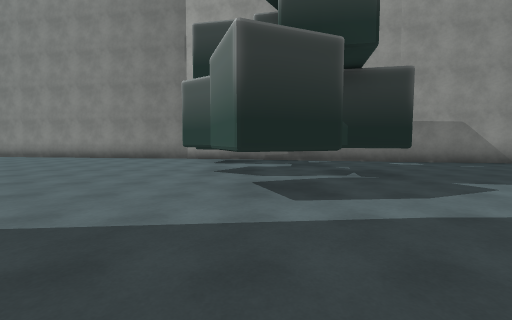
view 1 (above)

16 first-person views from a walk through a Unity game level. The camera is 1.4 m above the floor, tilts 4° down and sees 90° across. The floor is counted in squares, 2 m on a side. Each view is taken from the middle of a square. On the plan, view 1 faces up. The plan holds only what a view shows up to about 9 squares ahead; the rest is blank. The place goes on beyond the plan. Some surface patterns are stand-ins.

view 2
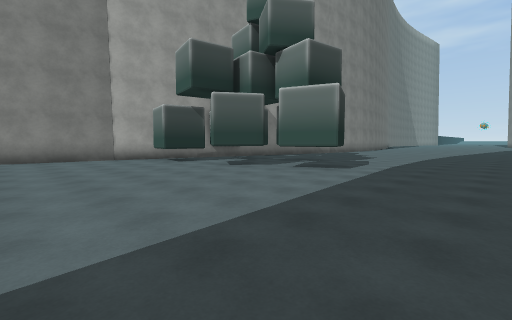

view 3
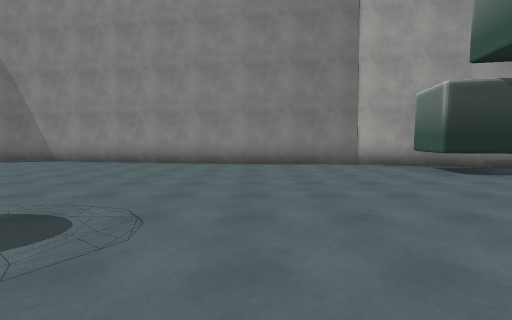

view 4
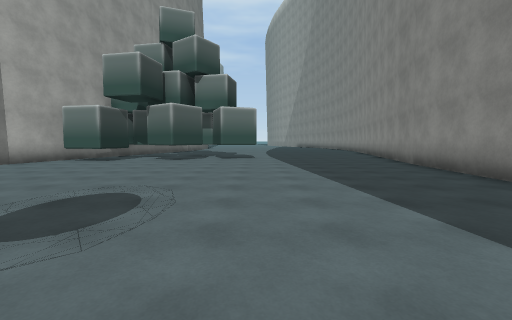

view 5
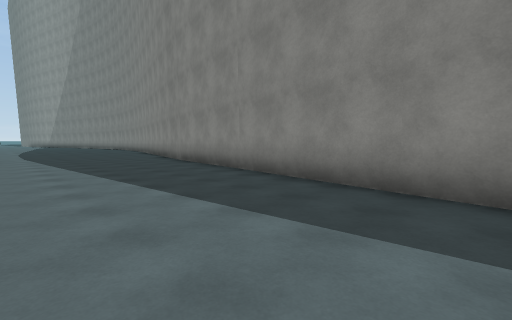

view 6
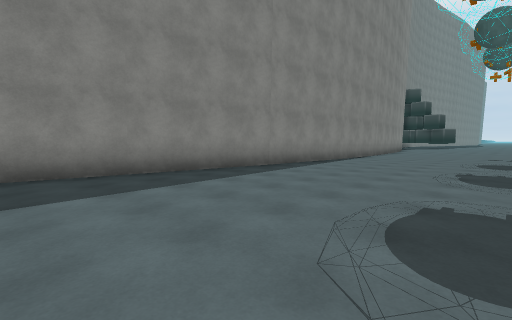

view 7
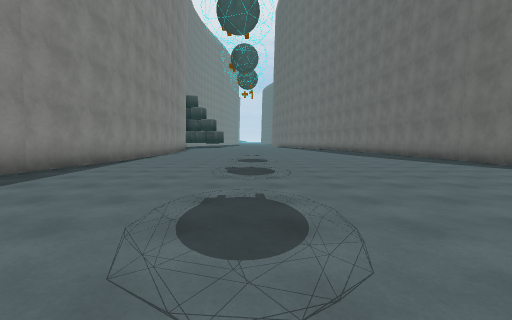

view 8
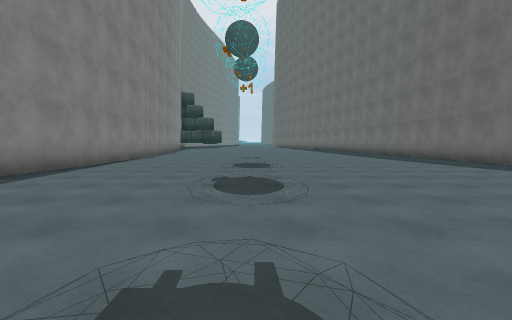

view 9
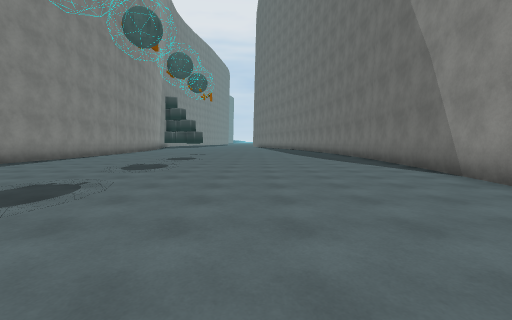

view 10
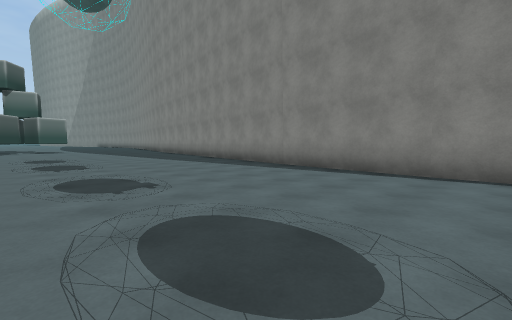

view 11
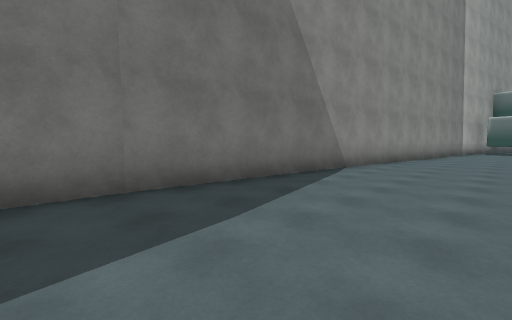

view 12
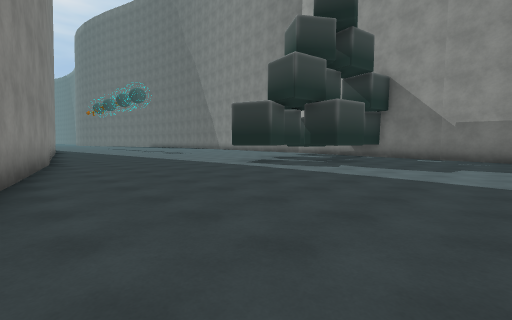

view 13
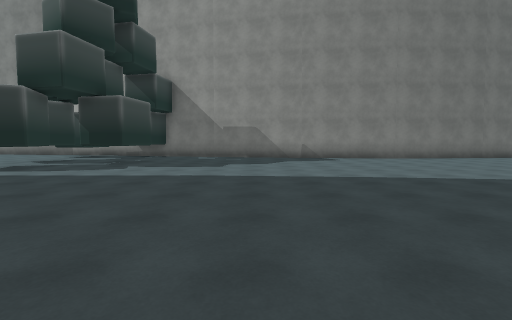

view 14
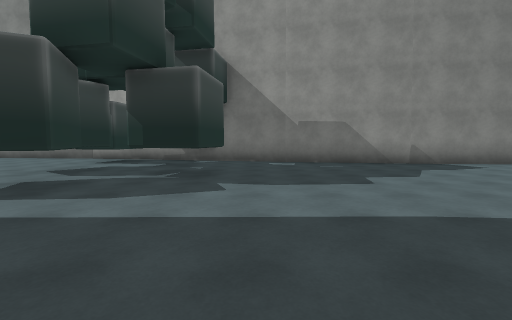

view 15
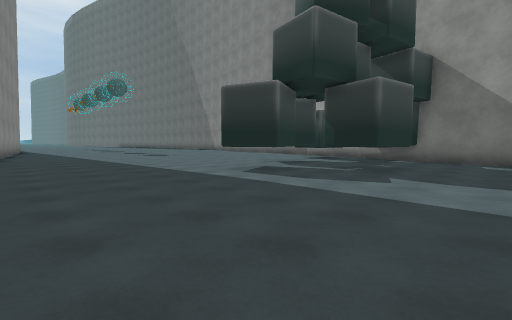

view 16
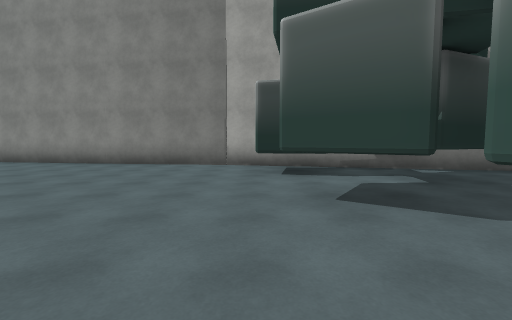

### Floor plan
Key: @ floor where view 1 was taken; # wall or solid block; . floor; T thing the floor can be seen under or through.
Columns run from 20 left of view 1 to 13 right of it. Each row starts with its distance up from view 1.
 13 #########
 12 ........########
 11 ...............#####
 10 ...................#######
  9 ..................### #..#######
  8 ...................#  #........##
  7 ...................  T..........
  6 ...................TT  T..........
  5 ....................TTTT..........
  4 ....................TT............
  3 ....................T.............
  2 .................................
  1 ................................
  0 ####................@..........
 -1    #########..................
 -2            ########..........
 -3                   #####.....

Where each view was taken, in squares from view 1:
view 1: 0 up, 0 right, facing up
view 2: 0 up, 6 left, facing up-right
view 3: 3 up, 6 left, facing up
view 4: 3 up, 11 left, facing right
view 5: 3 up, 12 left, facing down-right
view 6: 5 up, 9 left, facing down-left
view 7: 5 up, 9 left, facing left
view 8: 5 up, 11 left, facing left
view 9: 8 up, 8 left, facing left
view 10: 6 up, 20 left, facing down-right
view 11: 9 up, 20 left, facing up-right
view 12: 3 down, 7 right, facing up-left
view 13: 3 down, 7 right, facing up
view 14: 0 up, 4 right, facing up
view 15: 1 down, 5 right, facing up-left
view 16: 3 up, 2 left, facing up
